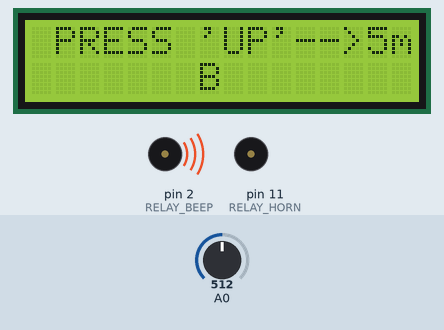
Simulated run of this sketch. Board: Arduino Uno, built with avr-gcc and run on an emulated ATmega328P. Shown: 16×2 character LCD, buzzer (waves = sounding, pin HIGH). The inputs (shaded band) are chosen by the test bench; at power-on: A0 = 512. What the sketch prints to the serial monitor is not drawn.

Above: at 7.3 s.
7.4 s: A0 set to 467
9.0 s: A0 set to 441
At 9.9 s:
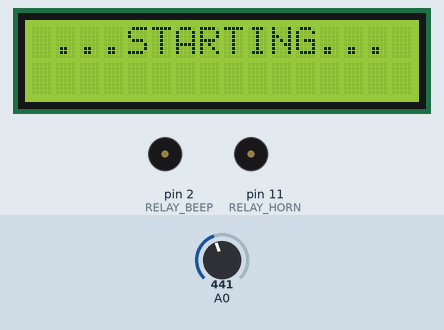
12.1 s: A0 set to 52
At 14.3 s:
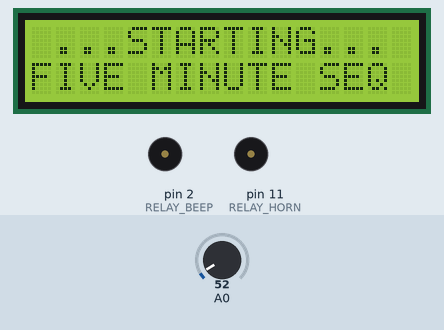
15.2 s: A0 set to 47
At 16.2 s:
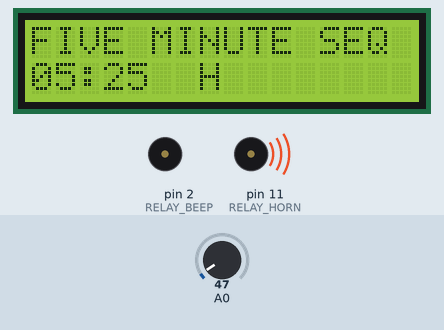
18.3 s: A0 set to 660
At 21.5 s:
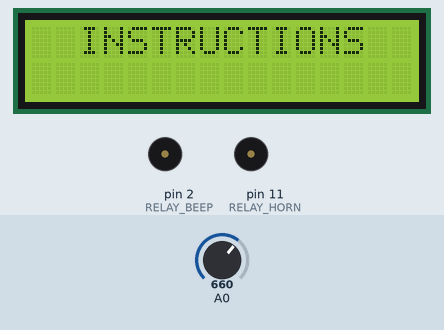
Timing chart, 0 to 22.1 s (numbered marks = the images above; inputs shaded):
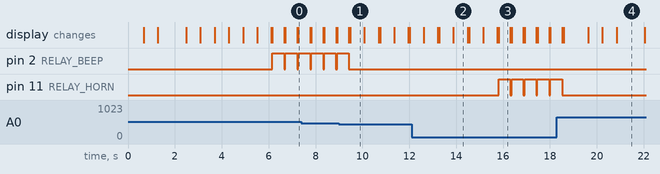

Measured:
- the behaviour switches between 450 and 449 on A0 (found by bisection; images 0 and 1)
- the behaviour switches between 50 and 49 on A0 (found by bisection; images 2 and 3)
- after the input at 9.0 s, pin 2 (RELAY_BEEP): goes on until 9.4 s, then stays LOW; the display: first differs from a run without the input after 0.49 s (image 1)
- after the input at 12.1 s, the display: first differs from a run without the input after 1.8 s (image 2)
- after the input at 15.2 s, pin 11 (RELAY_HORN): alternates HIGH for 0.50 s and LOW for 0.05 s, starting after 0.61 s; the display: first differs from a run without the input after 0.61 s (image 3)
- after the input at 18.3 s, pin 2 (RELAY_BEEP): stays LOW (without the input it goes to HIGH after 2.4 s); pin 11 (RELAY_HORN): goes on until 18.5 s, then stays LOW; the display: first differs from a run without the input after 0.28 s (image 4 shows a later state)
- by itself, pin 2 (RELAY_BEEP): alternates HIGH for 0.50 s and LOW for 0.05 s

The sketch:

arduino.ino
```cpp
/*************************************************************************************

  (cc) Jose Berengueres 4-8th Feb  2015, Dubai
  (LCD sample code by Mark Bramwell, July 2010)

  This is an aRduino Ollie box used for regata starts

  Components:
  DF ROBOT LCD PANEL, 2 x RELAY Module v3.2, 1 x Arduino
  connect the relay of the horn to D2 of LCD shield. This relay drives aircompressor (12VDC battery)
  connect the relay that controls buzzer/beeper to D11.

**************************************************************************************/

#include <LiquidCrystal.h>

LiquidCrystal lcd(8, 9, 4, 5, 6, 7);           // select the pins used on the LCD panel


// define some values used by the panel and buttons
int lcd_key     = 0;
int adc_key_in  = 0;

#define btnRIGHT  0
#define btnUP     1
#define btnDOWN   2
#define btnLEFT   3
#define btnSELECT 4
#define btnNONE   5

#define RELAY_HORN    11   // horn relay
#define RELAY_BEEP   2  // beeper
#define STD_DELAY 300

#define SHORT_BEEP_LENGTH 500

#define WARNING_BEEP 0
#define SHORT_HORN 1
#define LONG_HORN 2
#define SUPER_LONG_HORN 3

unsigned long  len_of_note[] = {500,400,1000,2000}; // in ms

int prev_s;

int prev_mode = 5;
int mode = 5;
long start;
long ctdwn;
long sound_start;

unsigned long *sch;
int *h_or_b;
int index;
//                          warning long buzz (sb)= 0,   short horn (sh) = 1, long horn (lh) =2  extralong horn 3
// Short seq countdown // 10lb  5sh   5blank  3lh

unsigned long sch_3[] =   {    0,   10,20,30,40,50, 60,70,80,90,100,

                               190, 200,
                               280,290,300,

                               1*600, 600 +10, 600+20, 600+30, 600+40, 600+50,

                               2*600-15, 2*600, 2*600+10, 2*600+20, 2*600+30, 2*600+40, 2*600+50,

                               3*600-30, 3*600-15, 3*600, 3*600+60, 3*600+70,3*600+80,3*600+90,3*600+100,3*600+110, 3*600+120, 3*600+130, 3*600+140, 3*600+150, 3*600+160,3*600+170, 3*600+180, 3*600+190, 3*600+200  };

int h_or_b3[] =            {   3,   2,2,2,2,2,   0,0,0,0,0,
                               1,1,
                               1,1,1,
                               2, 0,0,0,0,0,
                               2,2,0,0,0,0,0,
                               2,2,2,1,1,1,1,1,0, 0, 0, 0, 0, 0, 0, 0, 0, 0  };
int index_3 = 46;


unsigned long sch_5[] =   {    0,   10,20,30,40,

                               1*600, 1*600+10, 1*600+20, 1*600+30,

                               4*600, 4*600+10, 4*600+20, 4*600+30,

                               5*600, 5*600+60, 5*600+70,5*600+80,5*600+90,5*600+100,5*600+110, 5*600+120, 5*600+130, 5*600+140, 5*600+150, 5*600+160,5*600+170, 5*600+180, 5*600+190, 5*600+200  };

int h_or_b5[] =            {   3, 2, 0,0,0,
                               2, 0,0,0,
                               2,0,0,0,
                               2,1,1,1,1,1,0, 0, 0, 0, 0, 0, 0, 0, 0, 0  };
int index_5 = 28;

bool sound_on = false;

int read_LCD_buttons(){               // read the buttons
    adc_key_in = analogRead(0);       // read the value from the sensor

    // my buttons when read are centered at these valies: 0, 144, 329, 504, 741
    // we add approx 50 to those values and check to see if we are close
    // We make this the 1st option for speed reasons since it will be the most likely result

    if (adc_key_in > 1000) return btnNONE;

    // For V1.1 use this threshold
    if (adc_key_in < 50)   return btnRIGHT;
    if (adc_key_in < 250)  return btnUP;
    if (adc_key_in < 450)  return btnDOWN;
    if (adc_key_in < 650)  return btnLEFT;
    if (adc_key_in < 850)  return btnSELECT;

   // For V1.0 comment the other threshold and use the one below:
   /*
     if (adc_key_in < 50)   return btnRIGHT;
     if (adc_key_in < 195)  return btnUP;
     if (adc_key_in < 380)  return btnDOWN;
     if (adc_key_in < 555)  return btnLEFT;
     if (adc_key_in < 790)  return btnSELECT;
   */

    return btnNONE;                // when all others fail, return this.
}

// utility to print on LCD
void lcd_w(char a[16],char b[16]) {
    lcd.setCursor(0,0);
    lcd.print("                 ");
    lcd.setCursor(0,1);
    lcd.print("                 ");
    lcd.setCursor(0,0);
    lcd.print(a);
    delay(STD_DELAY);
    delay(STD_DELAY);
    lcd.setCursor(0,1);
    lcd.print(b);
    delay(STD_DELAY);
    delay(STD_DELAY);
}

void mymenu(){
    lcd_w("BY CHIRS LABORDE"," & J BERENGUERES");
    lcd_w("  INSTRUCTIONS  ","                ");
    lcd_w(" 'LEFT' --> BUZZ","'RIGHT' --> HORN");
    lcd_w("TO STOP SEQUENCE","  --> 'SELECT'  ");
    lcd_w(" PRESS 'UP'-->5m","     'DOWN'-->3m");
}
/*
void vibrate(int n,int b, int c) {
  for(int i=0;i<n;i++){
    digitalWrite(RELAY_PIN, HIGH);
    delay(b);
    digitalWrite(RELAY_PIN, LOW);
    delay(c);

  }
}
*/

void setup(){
   Serial.begin(9600);
   Serial.println("hello");
   pinMode(RELAY_HORN, OUTPUT);
   pinMode(RELAY_BEEP, OUTPUT);
   lcd.begin(16, 2);
   lcd.setCursor(0,0);
   mymenu();
   lcd.setCursor(0,1);
   lcd.print("00:00 ");


}

void activate_sound(int a) {
  // check what instrument to sound
      int what_beep = RELAY_HORN;
      if (a==WARNING_BEEP) { what_beep = RELAY_BEEP;}
      digitalWrite(what_beep, HIGH);
      sound_start = millis();
      lcd.setCursor(7,1);
      if (a==WARNING_BEEP)  {
            lcd.print("B");
      }else{
            lcd.print("H");
      }
}

void de_activate_sound(int a) {
      int what_beep = RELAY_HORN;
      if (a==WARNING_BEEP) { what_beep = RELAY_BEEP;}
      digitalWrite(what_beep, LOW);
      lcd.setCursor(7,1);
      lcd.print("        ");
}

void horn_or_beep(long s){
    if (sound_on) {
         if ( ((millis()-sound_start) > len_of_note[h_or_b[index]] ) ) {
            de_activate_sound(h_or_b[index]);
            sound_on = false;
            index = index - 1;
         }
    }else{
         unsigned long v = (sch[index]*100);
         //Serial.println("long v = (long) (sch[index]*1000);");
         //Serial.println(index);
         //Serial.println(s);
         //Serial.println(v);


         if ( s < v + 500  ) {
             activate_sound(h_or_b[index]);
             sound_on = true;
         }
    }
}

void diplay_timer(long s){
  if (s>-1){
     int ss = (s/1000) %60;
     int m =  (s/1000)/60;
     int s_pos = 3;
     if (ss<10)
         {   s_pos = s_pos +1;
             lcd.setCursor(3,1);
             lcd.print("0");
         }

     lcd.setCursor(1,1);
     lcd.print(m);

     lcd.setCursor(2,1);
     lcd.print(":");

     lcd.setCursor(s_pos,1);
     lcd.print(ss);
  }else{

     lcd.setCursor(7,1);
     lcd.print("START!");

  }

}

void loop(){
   long s =  millis()-start ;
   if (mode == btnUP || mode == btnDOWN ) {
     long d = ctdwn*1000 - s ;
     horn_or_beep( d );
     diplay_timer( d );
   }


   lcd_key = read_LCD_buttons();   // read the buttons
   delay(50);
   switch (lcd_key){               // depending on which button was pushed, we perform an action


       case btnRIGHT:{             //  push button "RIGHT" and show the word on the screen
            //mode = btnRIGHT;
            digitalWrite(RELAY_HORN, HIGH);
            lcd.setCursor(7,1);
            lcd.print("H");
            delay(SHORT_BEEP_LENGTH);
            digitalWrite(RELAY_HORN, LOW);
            lcd.setCursor(0,1);
            lcd.print("                    ");

            break;
       }
       case btnLEFT:{
            //mode = btnLEFT;
            digitalWrite(RELAY_BEEP, HIGH);
            lcd.setCursor(7,1);
            lcd.print("B");
            delay(SHORT_BEEP_LENGTH);
            digitalWrite(RELAY_BEEP, LOW);
            lcd.setCursor(0,1);
            lcd.print("                    ");
             break;
       }
       case btnUP:{
             mode = btnUP;
             lcd_w(" ...STARTING... ","FIVE MINUTE SEQ ");
             lcd.setCursor(0,0);
             lcd.print("FIVE MINUTE SEQ ");  //  push button "DOWN" and show the word on the screen
             lcd.setCursor(0,1);
             lcd.print("                ");  //  push button "DOWN" and show the word on the screen
             lcd.setCursor(0,1);
             lcd.print("00:00");
             mode = btnUP;
             ctdwn = 300+25 ; //index_3-1
             sound_on = false;
             sch = sch_5;
             h_or_b = h_or_b5;
             index = index_5;
             start = millis();

             break;
       }
       case btnDOWN:{
             mode = btnDOWN;
             lcd_w(" ...STARTING... ","THREE MINUTE SEQ");
             lcd.setCursor(0,0);
             lcd.print("THREE MINUTE SEQ");  //  push button "DOWN" and show the word on the screen
             lcd.setCursor(0,1);
             lcd.print("                ");  //  push button "DOWN" and show the word on the screen
             lcd.setCursor(0,1);
             lcd.print("00:00");
             mode = btnDOWN;
             ctdwn = 200 + 5 ; //index_3-1
             sound_on = false;
             sch = sch_3;
             h_or_b = h_or_b3;
             index = index_3;
             start = millis();

             break;
       }
       case btnSELECT:{
             if ( mode != btnSELECT ) {
                  mode = btnSELECT;
                  lcd.setCursor(7,1);
                  lcd.print("CANCELLED");
                  digitalWrite(RELAY_HORN, LOW);
                  digitalWrite(RELAY_BEEP, LOW);
                  delay(1000);
             }else{
                  mymenu();
             }
             break;
       }

       case btnNONE:{
             break;
       }
   }
}
```
